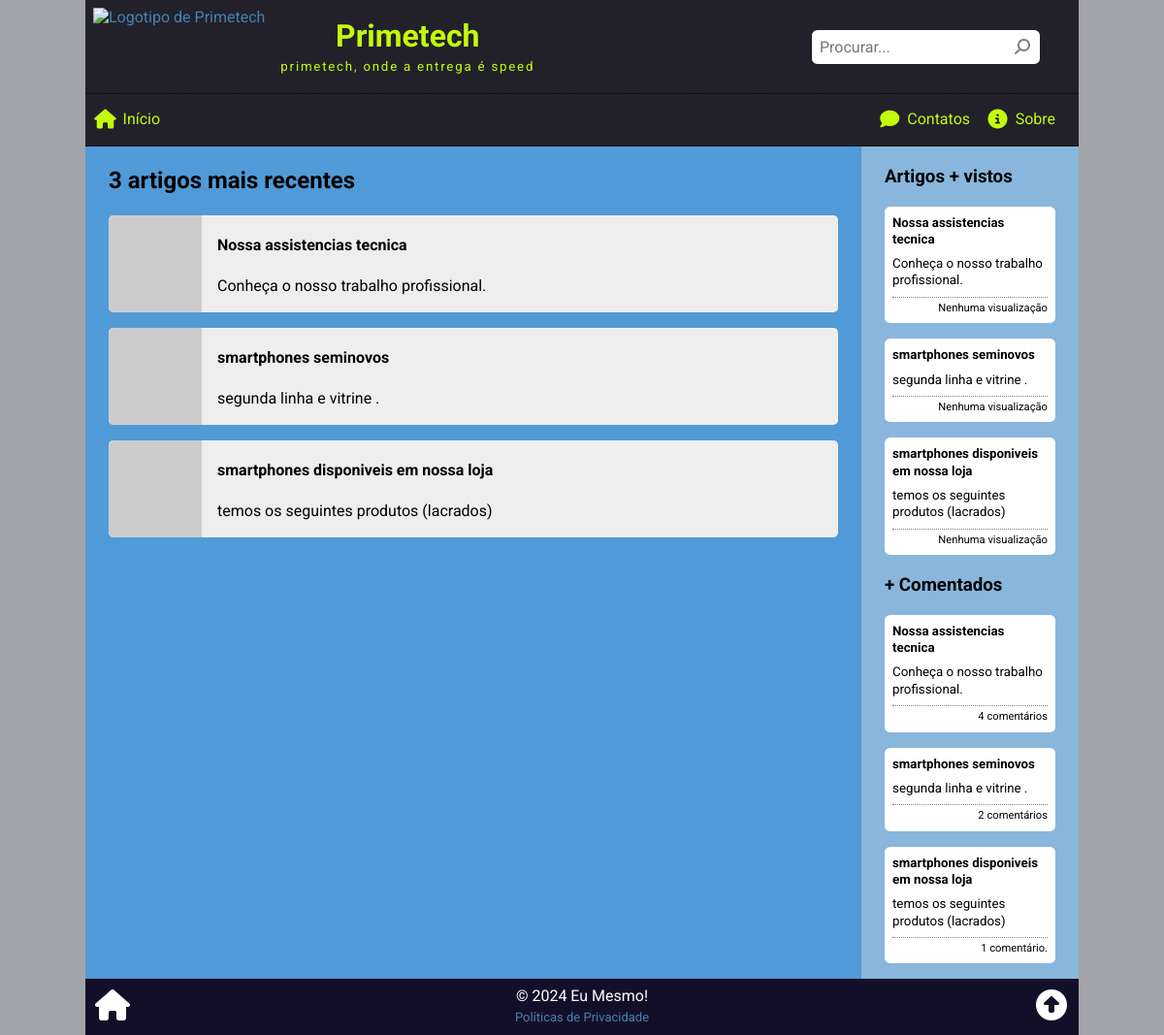
The page / on the database its author committed.
### tables this page shows
CREATE TABLE article (
    art_id INT PRIMARY KEY AUTO_INCREMENT,
    art_date TIMESTAMP DEFAULT CURRENT_TIMESTAMP,
    art_thumbnail VARCHAR(255),
    art_title VARCHAR(127),
    art_summary VARCHAR(255),
    art_author INT,
    art_content TEXT,
    art_views INT DEFAULT '0',
    art_status ENUM('on', 'off', 'del') DEFAULT 'on',
    FOREIGN KEY (art_author) REFERENCES employee(emp_id)
);

### _global.php (the view, shortened to what this page needs)
<?php
$site = [
    "sitename" => "Primetech",
    "title" => "Primetech",
    "slogan" => "primetech, onde a entrega é speed",
    "logo" => "logo02.png",
    "mysql_hostname" => "localhost",
    "mysql_username" => "root",
    "mysql_password" => "",
    "mysql_database" => "helloword",
    "summary_length" => 40,
    "social_list" => [
        [
            "name" => "GitHub.com",
            "link" => "https://github.com/Luferat",
            "icon" => "fa-brands fa-square-github fa-fw",
            "color" => "#333"
        ], [
            "name" => "X / Twitter",
            "link" => "https://twitter.com/Luferat",
            "icon" => "fa-brands fa-square-x-twitter fa-fw",
            "color" => "#14171a"
        ], [
            "name" => "Youtube",
            "link" => "https://www.youtube.com/channel/UCkN6I-gfJlL5lUj9shkyxPQ",
            "icon" => "fa-brands fa-square-youtube fa-fw",
            "color" => "#ff0000"
        ], [
            "name" => "Facebook",
            "link" => "https://facebook.com/Luferat",
            "icon" => "fa-brands fa-square-facebook fa-fw",
            "color" => "#1877f2"
        ], [
            "name" => "Instagram",
            "link" => "https://instagram.com/Luferat",
            "icon" => "fa-brands fa-square-instagram fa-fw",
            "color" => "#405de6"
        ], [
            "name" => "LinkedIn",
            "link" => "https://www.linkedin.com/in/luferat/",
            "icon" => "fa-brands fa-linkedin fa-fw",
            "color" => "#0a66c2"
        ]
    ]
];
$conn = new mysqli(
    $site["mysql_hostname"],
    $site["mysql_username"],
    $site["mysql_password"],
    $site["mysql_database"]
);
$conn->query("SET NAMES 'utf8'");
$conn->query('SET character_set_connection=utf8');
$conn->query('SET character_set_client=utf8');
$conn->query('SET character_set_results=utf8');
$conn->query('SET GLOBAL lc_time_names = pt_BR');
$conn->query('SET lc_time_names = pt_BR');
function view_article($article_id)
{
    global $conn;
    $sql = <<<SQL
        SELECT
            art_id, art_thumbnail, art_title, art_summary
        FROM article
        WHERE
            art_id = '{$article_id}';
    SQL;
    $res = $conn->query($sql);
    $art = $res->fetch_assoc();
    return <<<HTML
        <div class="article" onclick="location.href = 'view.php?id={$art['art_id']}'">
        <img src="{$art['art_thumbnail']}" alt="{$art['art_title']}">
        <div>
            <h4>{$art['art_title']}</h4>
            <p>{$art['art_summary']}</p>
        </div>
        </div>
    HTML;
}
function aside_box($data = [])
{
    $clicked = $title = $body = $body_content = $footer = '';
    if (isset($data['href']))
        $clicked = 'class="clicked" onclick="location.href = \'' . $data['href'] . '\'"';
    if (isset($data['title']))
        $title = "<h5>{$data['title']}</h5>";
    if (isset($data['body'])) {
        if (isset($data['limit']))
            $body_content = cutString($data['body'], $data['limit']);
        else
            $body_content = $data['body'];
        $body = '<small title="' . $data['body'] . '">' . $body_content . '</small>';
    }
    if (isset($data['footer']))
        $footer = '<small class="footer">' . $data['footer'] . '</small>';
    $out = <<<HTML
        <div {$clicked}>
            {$title}
            {$body}
            {$footer}
        </div>
    HTML;
    return $out;
}

### widgets/_mostviewed.php
<?php
$num_list = (isset($num_list)) ? intval($num_list) : 3;
$sql = <<<SQL
SELECT
    art_id, art_title, art_summary, art_views
FROM article
WHERE
    art_status = 'on'
    AND art_date <= NOW()
ORDER BY art_views DESC
LIMIT {$num_list};
SQL;
$res = $conn->query($sql);
$aside_viewed = '
    <div class="aside_block">
        <h3>Artigos + vistos</h3>
';
while ($mv = $res->fetch_assoc()) :
    if (intval($mv['art_views']) == 0) $art_views = "Nenhuma visualização";
    elseif ($mv['art_views'] == 1) $art_views = "1 visualização";
    else $art_views = "{$mv['art_views']} visualizações";
    $aside_viewed .= aside_box([
        'href' => "view.php?id={$mv['art_id']}",
        'title' => $mv['art_title'],
        'body' => $mv['art_summary'],
        'footer' => $art_views
    ]);
endwhile;
$aside_viewed .= '</div>';
echo $aside_viewed;

### assets/css/global.css (style rules this page uses)
* { box-sizing: border-box; outline: none; }
html, body { position: relative; width: 100%; height: 100%; padding: 0; margin: 0; font-family: 'Roboto', Arial, Helvetica, sans-serif; font-size: 16px; line-height: 1.3; }
body { background-color: rgba(103, 104, 114, 0.6); background-image: url('../img/back01.png'); background-attachment: fixed; background-position: center; background-repeat: repeat; }
.aside_block div { background-color: #ffffff; padding: .5rem; border-radius: .35rem; margin-bottom: 1rem; }
.clicked { cursor: pointer; }
.aside_block h5 { margin: 0; }
.aside_block small { display: block; margin-top: .5rem; }
.aside_block small.footer { border-top: 1px dotted grey; padding-top: .25rem; font-size: 70%; text-align: right; }

### assets/css/index.css (style rules this page uses)
.article { background-color: #eee; display: flex; flex-direction: column; margin-bottom: 1rem; cursor: pointer; border-radius: .3rem; }
.article img { width: 100%; height: auto; border-radius: .35rem .35rem 0 0; }
.article div { padding: 0 1rem; }
@media screen and (min-width: 768px) { .article { flex-direction: row; } }
@media screen and (min-width: 768px) { .article img { width: 6rem; height: auto; border-radius: .35rem 0 0 .35rem; } }

### rows shown on the page
article: art_title "Nossa assistencias tecnica", art_summary "Conheça o nosso trabalho profissional.", title "Nossa assistencias tecnica", body_content "Conheça o nosso trabalho profissional."
article: art_title "smartphones seminovos", art_summary "segunda linha e vitrine .", title "smartphones seminovos", body_content "segunda linha e vitrine ."
article: art_title "smartphones disponiveis em nossa loja", art_summary "temos os seguintes produtos (lacrados)", title "smartphones disponiveis em nossa loja", body_content "temos os seguintes produtos (lacrados)"

### other values the page prints
$site["title"] "Primetech"
$site["slogan"] "primetech, onde a entrega é speed"
$total "3"
$art['art_title'] "Nossa assistencias tecnica"
$art['art_summary'] "Conheça o nosso trabalho profissional."
$tot "4 comentários"
$art['art_title'] "smartphones seminovos"
$art['art_summary'] "segunda linha e vitrine ."
$tot "2 comentários"
$art['art_title'] "smartphones disponiveis em nossa loja"
$art['art_summary'] "temos os seguintes produtos (lacrados)"
$tot "1 comentário."
